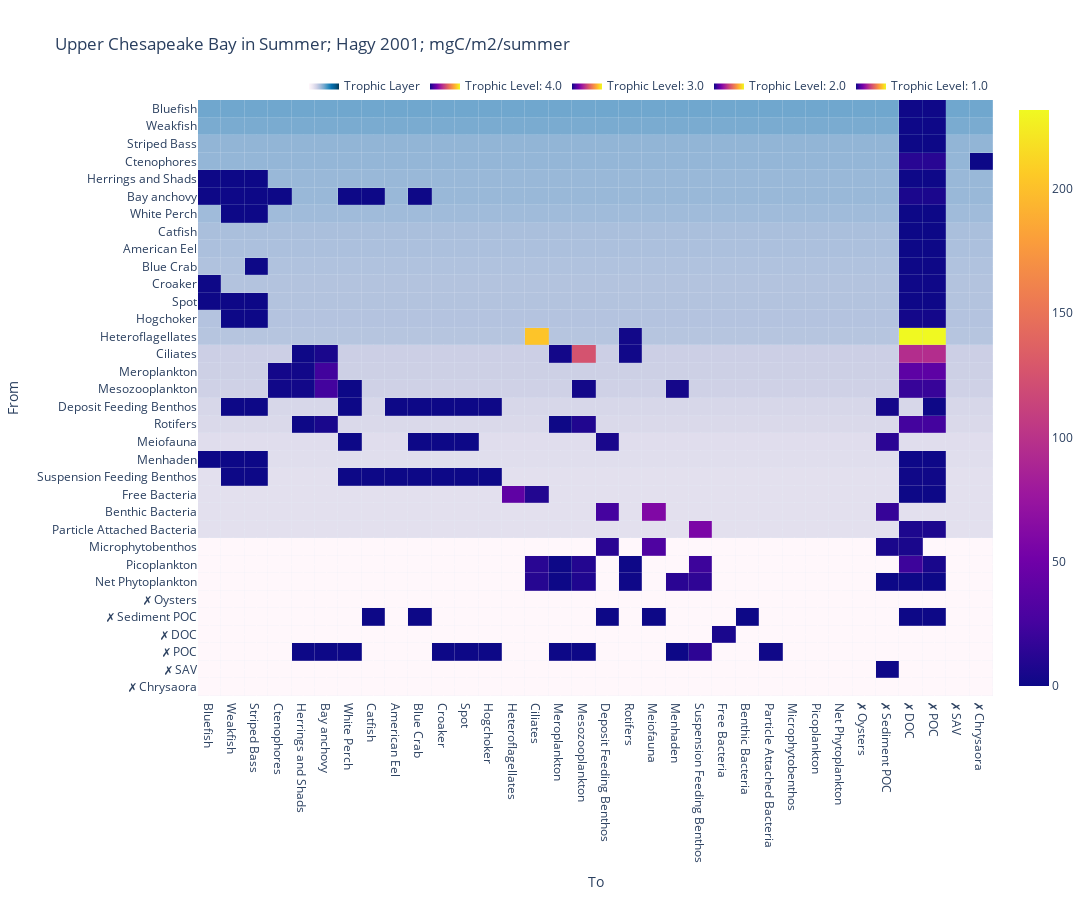

The notebook cell saved with this chart:
### Markdown cell above
### biomass

### Code cell
show_heatmap(food_webs[0], normalization='biomass', show_trophic_layer=True, add_external_flows=False)

### Figure 1 — Plotly figure (JSON) as saved in the notebook; plotly's stock layout.template omitted (floating-point values rounded to 4 significant figures; data arrays with more than 128 entries replaced by an {"elided": "..."} marker saying what was removed)
{"data": [{"colorscale": [[0, "rgb(255,247,251)"], [0.125, "rgb(236,231,242)"], [0.25, "rgb(208,209,230)"], [0.375, "rgb(166,189,219)"], [0.5, "rgb(116,169,207)"], [0.625, "rgb(54,144,192)"], [0.75, "rgb(5,112,176)"], [0.875, "rgb(4,90,141)"], [1, "rgb(2,56,88)"]], "hovertemplate": "Weight: %{z:.6f}<extra></extra>", "name": "Trophic Layer", "showlegend": true, "showscale": false, "type": "heatmap", "x": {"elided": "1156 str values"}, "xgap": 0.2, "y": {"elided": "1156 str values"}, "ygap": 0.2, "z": {"elided": "1156 float values"}, "zmax": 7.097, "zmin": 1}, {"coloraxis": "coloraxis", "colorscale": [[0, "rgb(12,51,131)"], [0.25, "rgb(10,136,186)"], [0.5, "rgb(242,211,56)"], [0.75, "rgb(242,143,56)"], [1, "rgb(217,30,30)"]], "hoverinfo": "skip", "legendgroup": "4.0", "name": "Trophic Level: 4.0", "showlegend": true, "showscale": true, "type": "heatmap", "x": ["✗ POC", "✗ DOC", "✗ POC", "✗ DOC", "✗ POC", "✗ DOC", "✗ Chrysaora", "✗ POC", "✗ DOC"], "xgap": 0.2, "y": ["Weakfish", "Weakfish", "Bluefish", "Bluefish", "Striped Bass", "Striped Bass", "Ctenophores", "Ctenophores", "Ctenophores"], "ygap": 0.2, "z": [0.6289, 0.6289, 0.7401, 0.7401, 0.2166, 0.2166, 0.005412, 12.38, 12.38], "zmax": 231.7, "zmin": 8.075e-05}, {"coloraxis": "coloraxis", "colorscale": [[0, "rgb(12,51,131)"], [0.25, "rgb(10,136,186)"], [0.5, "rgb(242,211,56)"], [0.75, "rgb(242,143,56)"], [1, "rgb(217,30,30)"]], "hoverinfo": "skip", "legendgroup": "3.0", "name": "Trophic Level: 3.0", "showlegend": true, "showscale": true, "type": "heatmap", "x": ["✗ POC", "✗ DOC", "✗ POC", "✗ DOC", "Weakfish", "Striped Bass", "✗ POC", "✗ DOC", "Bluefish", "✗ POC", "✗ DOC", "Weakfish", "Bluefish", "Striped Bass", "✗ POC", "✗ DOC", "Weakfish", "Striped Bass", "✗ POC", "✗ DOC", "Weakfish", "Bluefish", "Striped Bass", "✗ POC", "✗ DOC", "Weakfish", "Bluefish", "Striped Bass", "Catfish", "White Perch", "Blue Crab", "Ctenophores", "✗ POC", "✗ DOC", "Striped Bass", "✗ POC", "✗ DOC", "Ciliates", "Rotifers", "✗ POC", "✗ DOC", "Herrings and Shads", "Bay anchovy", "Meroplankton", "Rotifers", "Mesozooplankton", "✗ POC", "✗ DOC", "Herrings and Shads", "Bay anchovy", "Ctenophores", "✗ POC", "✗ DOC", "White Perch", "Herrings and Shads", "Bay anchovy", "Menhaden", "Ctenophores", "Mesozooplankton", "✗ POC", "✗ DOC"], "xgap": 0.2, "y": ["Catfish", "Catfish", "American Eel", "American Eel", "Hogchoker", "Hogchoker", "Hogchoker", "Hogchoker", "Croaker", "Croaker", "Croaker", "Spot", "Spot", "Spot", "Spot", "Spot", "White Perch", "White Perch", "White Perch", "White Perch", "Herrings and Shads", "Herrings and Shads", "Herrings and Shads", "Herrings and Shads", "Herrings and Shads", "Bay anchovy", "Bay anchovy", "Bay anchovy", "Bay anchovy", "Bay anchovy", "Bay anchovy", "Bay anchovy", "Bay anchovy", "Bay anchovy", "Blue Crab", "Blue Crab", "Blue Crab", "Heteroflagellates", "Heteroflagellates", "Heteroflagellates", "Heteroflagellates", "Ciliates", "Ciliates", "Ciliates", "Ciliates", "Ciliates", "Ciliates", "Ciliates", "Meroplankton", "Meroplankton", "Meroplankton", "Meroplankton", "Meroplankton", "Mesozooplankton", "Mesozooplankton", "Mesozooplankton", "Mesozooplankton", "Mesozooplankton", "Mesozooplankton", "Mesozooplankton", "Mesozooplankton"], "ygap": 0.2, "z": [0.08975, 0.08975, 0.163, 0.163, 0.2098, 0.07912, 3.214, 3.214, 0.4434, 0.7673, 0.7673, 0.3222, 0.4558, 0.1014, 0.5501, 0.5501, 0.07438, 0.04209, 0.1168, 0.1168, 0.09894, 0.5238, 0.1866, 0.5854, 0.5854, 0.5549, 0.4642, 0.2068, 0.1138, 0.1628, 0.2346, 0.03718, 6.294, 6.294, 0.03243, 0.2722, 0.2722, 202.4, 2.147, 231.7, 231.7, 0.5325, 5.821, 2.607, 1.952, 125.2, 95.25, 95.25, 2.185, 24.01, 3.335, 38.96, 38.96, 0.03328, 2.241, 24.52, 3.484, 1.81, 2.512, 19.02, 19.02], "zmax": 231.7, "zmin": 8.075e-05}, {"coloraxis": "coloraxis", "colorscale": [[0, "rgb(12,51,131)"], [0.25, "rgb(10,136,186)"], [0.5, "rgb(242,211,56)"], [0.75, "rgb(242,143,56)"], [1, "rgb(217,30,30)"]], "hoverinfo": "skip", "legendgroup": "2.0", "name": "Trophic Level: 2.0", "showlegend": true, "showscale": true, "type": "heatmap", "x": ["Weakfish", "Bluefish", "Striped Bass", "✗ POC", "✗ DOC", "Weakfish", "Striped Bass", "Catfish", "American Eel", "Hogchoker", "Croaker", "Spot", "White Perch", "Blue Crab", "✗ POC", "✗ DOC", "Croaker", "Spot", "White Perch", "Blue Crab", "Deposit Feeding Benthos", "✗ Sediment POC", "Heteroflagellates", "Ciliates", "✗ POC", "✗ DOC", "Suspension Feeding Benthos", "✗ POC", "✗ DOC", "Weakfish", "Striped Bass", "American Eel", "Hogchoker", "Croaker", "Spot", "White Perch", "Blue Crab", "✗ POC", "✗ Sediment POC", "Herrings and Shads", "Bay anchovy", "Meroplankton", "Mesozooplankton", "✗ POC", "✗ DOC", "Meiofauna", "Deposit Feeding Benthos", "✗ Sediment POC"], "xgap": 0.2, "y": ["Menhaden", "Menhaden", "Menhaden", "Menhaden", "Menhaden", "Suspension Feeding Benthos", "Suspension Feeding Benthos", "Suspension Feeding Benthos", "Suspension Feeding Benthos", "Suspension Feeding Benthos", "Suspension Feeding Benthos", "Suspension Feeding Benthos", "Suspension Feeding Benthos", "Suspension Feeding Benthos", "Suspension Feeding Benthos", "Suspension Feeding Benthos", "Meiofauna", "Meiofauna", "Meiofauna", "Meiofauna", "Meiofauna", "Meiofauna", "Free Bacteria", "Free Bacteria", "Free Bacteria", "Free Bacteria", "Particle Attached Bacteria", "Particle Attached Bacteria", "Particle Attached Bacteria", "Deposit Feeding Benthos", "Deposit Feeding Benthos", "Deposit Feeding Benthos", "Deposit Feeding Benthos", "Deposit Feeding Benthos", "Deposit Feeding Benthos", "Deposit Feeding Benthos", "Deposit Feeding Benthos", "Deposit Feeding Benthos", "Deposit Feeding Benthos", "Rotifers", "Rotifers", "Rotifers", "Rotifers", "Rotifers", "Rotifers", "Benthic Bacteria", "Benthic Bacteria", "Benthic Bacteria"], "ygap": 0.2, "z": [0.0314, 0.04161, 0.0926, 0.6315, 0.6315, 0.00123, 0.0007264, 0.004193, 0.000652, 0.02534, 0.002432, 0.009486, 0.002057, 0.01484, 1.281, 1.281, 0.02366, 0.09226, 0.02668, 0.09621, 5.446, 13.63, 40.1, 9.356, 0.1106, 0.1106, 57.07, 7.347, 7.347, 0.01414, 0.008353, 0.007498, 0.2331, 0.02797, 0.1091, 0.01577, 0.02844, 0.4063, 3.657, 0.4994, 5.487, 0.3483, 8.431, 24.81, 24.81, 60.11, 25.42, 18.44], "zmax": 231.7, "zmin": 8.075e-05}, {"coloraxis": "coloraxis", "colorscale": [[0, "rgb(12,51,131)"], [0.25, "rgb(10,136,186)"], [0.5, "rgb(242,211,56)"], [0.75, "rgb(242,143,56)"], [1, "rgb(217,30,30)"]], "hoverinfo": "skip", "legendgroup": "1.0", "name": "Trophic Level: 1.0", "showlegend": true, "showscale": true, "type": "heatmap", "x": ["Menhaden", "Suspension Feeding Benthos", "Ciliates", "Meroplankton", "Rotifers", "Mesozooplankton", "✗ POC", "✗ DOC", "✗ Sediment POC", "Suspension Feeding Benthos", "Ciliates", "Meroplankton", "Rotifers", "Mesozooplankton", "✗ POC", "✗ DOC", "Meiofauna", "Deposit Feeding Benthos", "✗ DOC", "✗ Sediment POC", "✗ Sediment POC", "Hogchoker", "Croaker", "Spot", "White Perch", "Herrings and Shads", "Bay anchovy", "Menhaden", "Suspension Feeding Benthos", "Particle Attached Bacteria", "Meroplankton", "Mesozooplankton", "Free Bacteria", "Catfish", "Blue Crab", "Meiofauna", "Deposit Feeding Benthos", "Benthic Bacteria", "✗ POC", "✗ DOC"], "xgap": 0.2, "y": ["Net Phytoplankton", "Net Phytoplankton", "Net Phytoplankton", "Net Phytoplankton", "Net Phytoplankton", "Net Phytoplankton", "Net Phytoplankton", "Net Phytoplankton", "Net Phytoplankton", "Picoplankton", "Picoplankton", "Picoplankton", "Picoplankton", "Picoplankton", "Picoplankton", "Picoplankton", "Microphytobenthos", "Microphytobenthos", "Microphytobenthos", "Microphytobenthos", "✗ SAV", "✗ POC", "✗ POC", "✗ POC", "✗ POC", "✗ POC", "✗ POC", "✗ POC", "✗ POC", "✗ POC", "✗ POC", "✗ POC", "✗ DOC", "✗ Sediment POC", "✗ Sediment POC", "✗ Sediment POC", "✗ Sediment POC", "✗ Sediment POC", "✗ Sediment POC", "✗ Sediment POC"], "ygap": 0.2, "z": [13.04, 15.15, 11.19, 0.1777, 0.7124, 8.096, 0.0386, 0.3089, 0.0386, 21.49, 12.7, 0.2056, 0.5389, 9.878, 5.389, 21.56, 30.77, 13.01, 5.708, 5.708, 0.736, 0.02629, 0.003155, 0.0123, 0.003558, 0.004014, 0.04392, 0.1872, 14.29, 1.148, 0.00468, 0.2249, 5.969, 8.075e-05, 0.0003339, 0.03577, 0.03403, 0.0516, 0.06469, 0.04312], "zmax": 231.7, "zmin": 8.075e-05}], "layout": {"autosize": true, "height": 900, "legend": {"orientation": "h", "x": 1, "xanchor": "right", "y": 1, "yanchor": "bottom"}, "title": {"text": "Upper Chesapeake Bay in Summer; Hagy 2001; mgC/m2/summer"}, "width": 1200, "xaxis": {"autorange": true, "categoryarray": ["Bluefish", "Weakfish", "Striped Bass", "Ctenophores", "Herrings and Shads", "Bay anchovy", "White Perch", "Catfish", "American Eel", "Blue Crab", "Croaker", "Spot", "Hogchoker", "Heteroflagellates", "Ciliates", "Meroplankton", "Mesozooplankton", "Deposit Feeding Benthos", "Rotifers", "Meiofauna", "Menhaden", "Suspension Feeding Benthos", "Free Bacteria", "Benthic Bacteria", "Particle Attached Bacteria", "Microphytobenthos", "Picoplankton", "Net Phytoplankton", "✗ Oysters", "✗ Sediment POC", "✗ DOC", "✗ POC", "✗ SAV", "✗ Chrysaora"], "range": [-0.5, 33.5], "showspikes": true, "spikethickness": 0.5, "title": {"text": "To"}, "type": "category"}, "yaxis": {"autorange": true, "categoryarray": ["✗ Chrysaora", "✗ SAV", "✗ POC", "✗ DOC", "✗ Sediment POC", "✗ Oysters", "Net Phytoplankton", "Picoplankton", "Microphytobenthos", "Particle Attached Bacteria", "Benthic Bacteria", "Free Bacteria", "Suspension Feeding Benthos", "Menhaden", "Meiofauna", "Rotifers", "Deposit Feeding Benthos", "Mesozooplankton", "Meroplankton", "Ciliates", "Heteroflagellates", "Hogchoker", "Spot", "Croaker", "Blue Crab", "American Eel", "Catfish", "White Perch", "Bay anchovy", "Herrings and Shads", "Ctenophores", "Striped Bass", "Weakfish", "Bluefish"], "range": [-0.5, 33.5], "showspikes": true, "spikemode": "across", "spikesnap": "cursor", "spikethickness": 0.5, "title": {"text": "From"}, "type": "category"}}}
